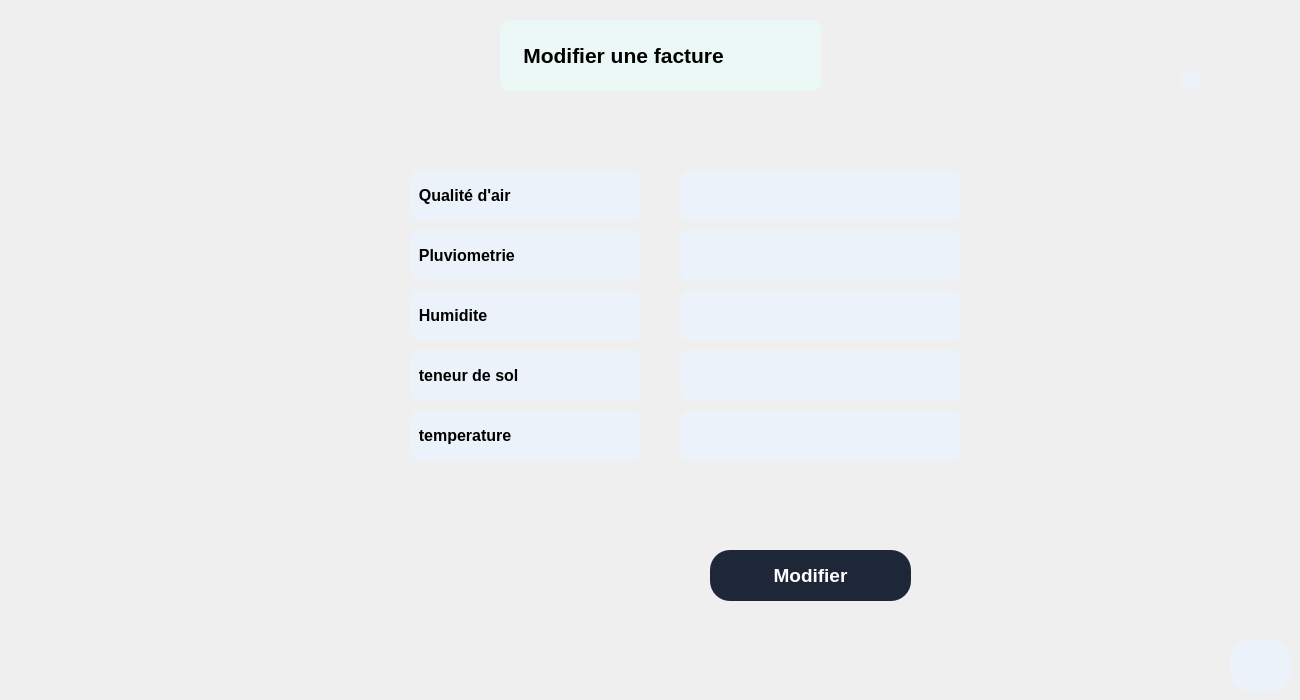
       <widget class="QWidget" name="modifierCulturesPage_2">
        <widget class="QLabel" name="label_43">
         <property name="geometry">
          <rect>
           <x>500</x>
           <y>20</y>
           <width>321</width>
           <height>71</height>
          </rect>
         </property>
         <property name="font">
          <font>
           <pointsize>16</pointsize>
           <weight>75</weight>
           <bold>true</bold>
          </font>
         </property>
         <property name="styleSheet">
          <string notr="true">QLabel{
background: #ecf8f6;
color: black;
border-radius: 10px;
}</string>
         </property>
         <property name="text">
          <string>    Modifier une facture</string>
         </property>
        </widget>
        <widget class="QPushButton" name="backMenuIrr_13">
         <property name="geometry">
          <rect>
           <x>1230</x>
           <y>640</y>
           <width>61</width>
           <height>51</height>
          </rect>
         </property>
         <property name="font">
          <font>
           <pointsize>14</pointsize>
           <weight>75</weight>
           <bold>true</bold>
          </font>
         </property>
         <property name="styleSheet">
          <string notr="true">QPushButton{
background: #EBF2FA;
color: black;
border-radius: 20px;
}  
QPushButton:hover
{
color: white;
background: #0FAC71;
} </string>
         </property>
         <property name="text">
          <string/>
         </property>
         <property name="icon">
          <iconset resource="icon.qrc">
           <normaloff>:/icons/icon/log-out.svg</normaloff>:/icons/icon/log-out.svg</iconset>
         </property>
         <property name="iconSize">
          <size>
           <width>30</width>
           <height>30</height>
          </size>
         </property>
        </widget>
        <widget class="QLineEdit" name="idCultureLE_2">
         <property name="geometry">
          <rect>
           <x>1180</x>
           <y>70</y>
           <width>20</width>
           <height>20</height>
          </rect>
         </property>
         <property name="font">
          <font>
           <pointsize>10</pointsize>
          </font>
         </property>
         <property name="styleSheet">
          <string notr="true">QLineEdit{
background: #EBF2FA;
color: black;
border-radius: 10px;
}</string>
         </property>
        </widget>
        <widget class="QLabel" name="label_44">
         <property name="geometry">
          <rect>
           <x>410</x>
           <y>350</y>
           <width>231</width>
           <height>51</height>
          </rect>
         </property>
         <property name="font">
          <font>
           <pointsize>12</pointsize>
           <weight>75</weight>
           <bold>true</bold>
          </font>
         </property>
         <property name="styleSheet">
          <string notr="true">QLabel{
background: #EBF2FA;
color: black;
border-radius: 10px;
}</string>
         </property>
         <property name="text">
          <string>  teneur de sol</string>
         </property>
        </widget>
        <widget class="QLabel" name="label_45">
         <property name="geometry">
          <rect>
           <x>410</x>
           <y>290</y>
           <width>231</width>
           <height>51</height>
          </rect>
         </property>
         <property name="font">
          <font>
           <pointsize>12</pointsize>
           <weight>75</weight>
           <bold>true</bold>
          </font>
         </property>
         <property name="styleSheet">
          <string notr="true">QLabel{
background: #EBF2FA;
color: black;
border-radius: 10px;
}</string>
         </property>
         <property name="text">
          <string>  Humidite</string>
         </property>
        </widget>
        <widget class="QLineEdit" name="lineEdit_26">
         <property name="geometry">
          <rect>
           <x>680</x>
           <y>290</y>
           <width>281</width>
           <height>51</height>
          </rect>
         </property>
         <property name="font">
          <font>
           <pointsize>10</pointsize>
          </font>
         </property>
         <property name="styleSheet">
          <string notr="true">QLineEdit{
background: #EBF2FA;
color: black;
border-radius: 10px;
}</string>
         </property>
        </widget>
        <widget class="QLineEdit" name="lineEdit_27">
         <property name="geometry">
          <rect>
           <x>680</x>
           <y>230</y>
           <width>281</width>
           <height>51</height>
          </rect>
         </property>
         <property name="font">
          <font>
           <pointsize>10</pointsize>
          </font>
         </property>
         <property name="styleSheet">
          <string notr="true">QLineEdit{
background: #EBF2FA;
color: black;
border-radius: 10px;
}</string>
         </property>
        </widget>
        <widget class="QLineEdit" name="lineEdit_28">
         <property name="geometry">
          <rect>
           <x>680</x>
           <y>170</y>
           <width>281</width>
           <height>51</height>
          </rect>
         </property>
         <property name="font">
          <font>
           <pointsize>10</pointsize>
          </font>
         </property>
         <property name="styleSheet">
          <string notr="true">QLineEdit{
background: #EBF2FA;
color: black;
border-radius: 10px;
}</string>
         </property>
        </widget>
        <widget class="QLabel" name="label_46">
         <property name="geometry">
          <rect>
           <x>410</x>
           <y>230</y>
           <width>231</width>
           <height>51</height>
          </rect>
         </property>
         <property name="font">
          <font>
           <pointsize>12</pointsize>
           <weight>75</weight>
           <bold>true</bold>
          </font>
         </property>
         <property name="styleSheet">
          <string notr="true">QLabel{
background: #EBF2FA;
color: black;
border-radius: 10px;
}</string>
         </property>
         <property name="text">
          <string>  Pluviometrie</string>
         </property>
        </widget>
        <widget class="QLabel" name="label_47">
         <property name="geometry">
          <rect>
           <x>410</x>
           <y>170</y>
           <width>231</width>
           <height>51</height>
          </rect>
         </property>
         <property name="font">
          <font>
           <pointsize>12</pointsize>
           <weight>75</weight>
           <bold>true</bold>
          </font>
         </property>
         <property name="styleSheet">
          <string notr="true">QLabel{
background: #EBF2FA;
color: black;
border-radius: 10px;
}</string>
         </property>
         <property name="text">
          <string>  Qualité d'air</string>
         </property>
        </widget>
        <widget class="QPushButton" name="addCultBtn_4">
         <property name="geometry">
          <rect>
           <x>710</x>
           <y>550</y>
           <width>201</width>
           <height>51</height>
          </rect>
         </property>
         <property name="font">
          <font>
           <pointsize>14</pointsize>
           <weight>75</weight>
           <bold>true</bold>
          </font>
         </property>
         <property name="styleSheet">
          <string notr="true">QPushButton{
background: #1E2737;
color: white;
border-radius: 20px;
}  
QPushButton:hover
{
color: white;
background: #0FAC71;
}  </string>
         </property>
         <property name="text">
          <string>Modifier</string>
         </property>
        </widget>
        <widget class="QLineEdit" name="lineEdit_29">
         <property name="geometry">
          <rect>
           <x>680</x>
           <y>410</y>
           <width>281</width>
           <height>51</height>
          </rect>
         </property>
         <property name="font">
          <font>
           <pointsize>10</pointsize>
          </font>
         </property>
         <property name="styleSheet">
          <string notr="true">QLineEdit{
background: #EBF2FA;
color: black;
border-radius: 10px;
}</string>
         </property>
        </widget>
        <widget class="QLineEdit" name="lineEdit_30">
         <property name="geometry">
          <rect>
           <x>680</x>
           <y>350</y>
           <width>281</width>
           <height>51</height>
          </rect>
         </property>
         <property name="font">
          <font>
           <pointsize>10</pointsize>
          </font>
         </property>
         <property name="styleSheet">
          <string notr="true">QLineEdit{
background: #EBF2FA;
color: black;
border-radius: 10px;
}</string>
         </property>
        </widget>
        <widget class="QLabel" name="label_48">
         <property name="geometry">
          <rect>
           <x>410</x>
           <y>410</y>
           <width>231</width>
           <height>51</height>
          </rect>
         </property>
         <property name="font">
          <font>
           <pointsize>12</pointsize>
           <weight>75</weight>
           <bold>true</bold>
          </font>
         </property>
         <property name="styleSheet">
          <string notr="true">QLabel{
background: #EBF2FA;
color: black;
border-radius: 10px;
}</string>
         </property>
         <property name="text">
          <string>  temperature</string>
         </property>
        </widget>
       </widget>
